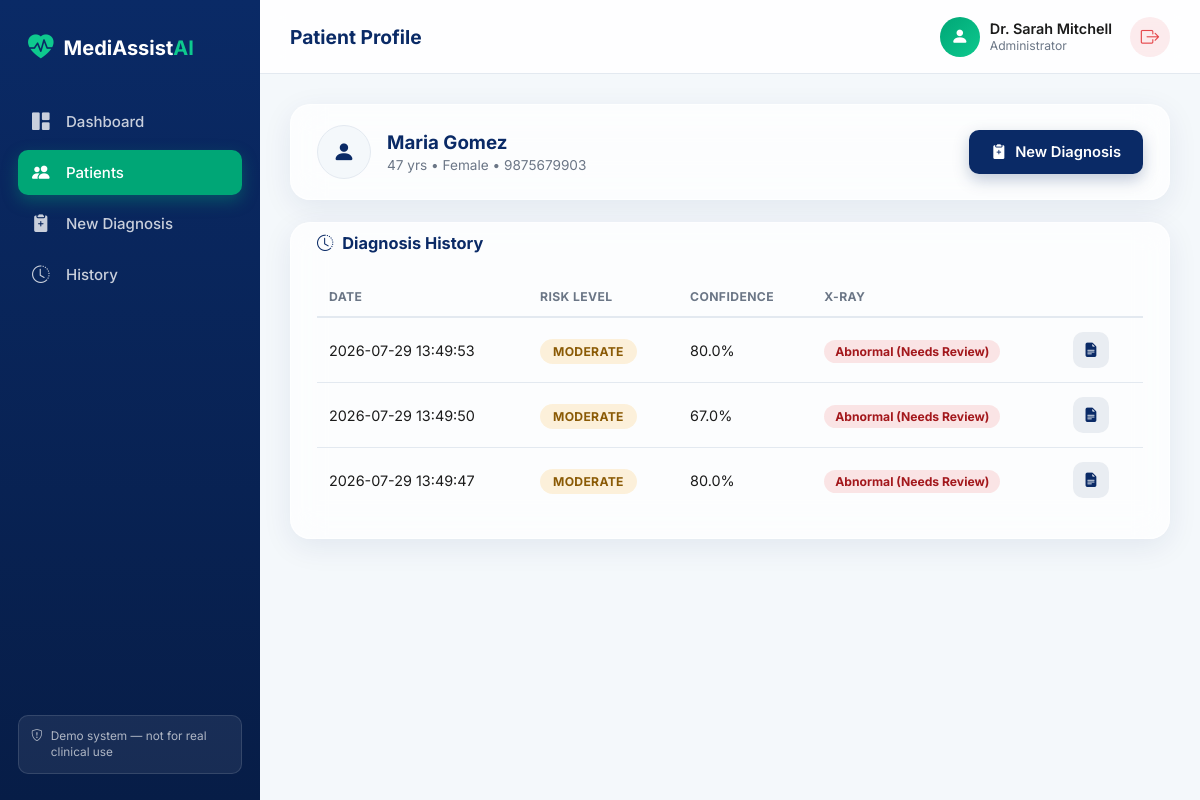
Screenshot of /patients/2 (signed in) with the database file from the repository.
### tables this page shows
CREATE TABLE patients (
            id INTEGER PRIMARY KEY AUTOINCREMENT,
            full_name TEXT NOT NULL,
            age INTEGER NOT NULL,
            gender TEXT NOT NULL,
            contact TEXT,
            created_by INTEGER,
            created_at TIMESTAMP DEFAULT CURRENT_TIMESTAMP,
            FOREIGN KEY (created_by) REFERENCES users (id)
        );

CREATE TABLE diagnoses (
            id INTEGER PRIMARY KEY AUTOINCREMENT,
            patient_id INTEGER NOT NULL,
            symptoms_json TEXT NOT NULL,
            risk_level TEXT NOT NULL,
            confidence REAL NOT NULL,
            xray_filename TEXT,
            xray_result TEXT,
            xray_confidence REAL,
            notes TEXT,
            created_at TIMESTAMP DEFAULT CURRENT_TIMESTAMP,
            FOREIGN KEY (patient_id) REFERENCES patients (id)
        );

### app.py (the view)
@app.route("/patients/<int:patient_id>")
@login_required
def patient_detail(patient_id):
    conn = get_connection()
    patient = conn.execute("SELECT * FROM patients WHERE id = ?", (patient_id,)).fetchone()
    if not patient:
        conn.close()
        flash("Patient not found.", "danger")
        return redirect(url_for("patients"))
    diagnoses = conn.execute(
        "SELECT * FROM diagnoses WHERE patient_id = ? ORDER BY created_at DESC",
        (patient_id,),
    ).fetchall()
    conn.close()
    return render_template("patient_detail.html", patient=patient, diagnoses=diagnoses)

### app.py (called while the page is built)
def login_required(view_func):
    from functools import wraps
    @wraps(view_func)
    def wrapped(*args, **kwargs):
        if "user_id" not in session:
            flash("Please log in to continue.", "warning")
            return redirect(url_for("login"))
        return view_func(*args, **kwargs)
    return wrapped

### database/db_setup.py (called while the page is built)
def get_connection():
    os.makedirs(os.path.dirname(Config.DATABASE_PATH), exist_ok=True)
    conn = sqlite3.connect(Config.DATABASE_PATH)
    conn.row_factory = sqlite3.Row  # lets us access columns by name
    return conn

### templates/patient_detail.html (shortened to what this page needs)
{% extends "base.html" %}
{% block page_title %}Patient Profile{% endblock %}
{% block content %}
<div class="patient-banner glass-card">
    <div class="table-avatar table-avatar-lg"><i class="bi bi-person-fill"></i></div>
    <div>
        <h3>{{ patient['full_name'] }}</h3>
        <span>{{ patient['age'] }} yrs • {{ patient['gender'] }} • {{ patient['contact'] or 'No contact on file' }}</span>
    </div>
    <a href="{{ url_for('diagnose', patient_id=patient['id']) }}" class="btn-primary ml-auto">
        <i class="bi bi-clipboard2-plus-fill"></i> New Diagnosis
    </a>
</div>
<div class="panel-card glass-card table-card">
    <h3><i class="bi bi-clock-history"></i> Diagnosis History</h3>
    {% if diagnoses %}
    <table class="data-table">
        <thead>
            <tr>
                <th>Date</th>
                <th>Risk Level</th>
                <th>Confidence</th>
                <th>X-Ray</th>
                <th></th>
            </tr>
        </thead>
        <tbody>
        {% for d in diagnoses %}
            <tr>
                <td>{{ d['created_at'] }}</td>
                <td><span class="risk-pill risk-{{ d['risk_level']|lower }}">{{ d['risk_level'] }}</span></td>
                <td>{{ (d['confidence'] * 100) | round(1) }}%</td>
                <td>
                    {% if d['xray_result'] %}
                        <span class="xray-result-tag {% if 'Abnormal' in d['xray_result'] %}xray-abnormal{% else %}xray-normal{% endif %}">
                            {{ d['xray_result'] }}
                        </span>
                    {% else %}
                        <span class="text-muted">Not provided</span>
                    {% endif %}
                </td>
                <td class="table-actions">
                    <a href="{{ url_for('report', diagnosis_id=d['id']) }}" class="btn-icon" title="View Report">
                        <i class="bi bi-file-earmark-text-fill"></i>
                    </a>
                </td>
            </tr>
        {% endfor %}
        </tbody>
    </table>
    {% else %}
    <p class="empty-state">No diagnosis history yet for this patient.</p>
    {% endif %}
</div>
{% endblock %}

### static/css/style.css (style rules this page uses)
:root { --primary: #0A2A66; --primary-light: #123a8a; --secondary: #00A676; --secondary-light: #0ec98e; --bg: #F4F8FB; --card: #ffffff; --text: #1B1B1B; --text-muted: #6b7686; --danger: #E5484D; --warning: #F5A623; --border: #e3e9f0; --radius-lg: 20px; --radius-md: 14px; --radius-sm: 10px; --shadow-soft: 0 8px 30px rgba(10, 42, 102, 0.08); --shadow-hover: 0 14px 40px rgba(10, 42, 102, 0.14); }
* { box-sizing: border-box; }
body { margin: 0; font-family: 'Inter', -apple-system, BlinkMacSystemFont, sans-serif; background: var(--bg); color: var(--text); -webkit-font-smoothing: antialiased; }
a { text-decoration: none; color: inherit; }
.glass-card { background: rgba(255, 255, 255, 0.75); backdrop-filter: blur(16px); -webkit-backdrop-filter: blur(16px); border: 1px solid rgba(255, 255, 255, 0.6); border-radius: var(--radius-lg); box-shadow: var(--shadow-soft); transition: transform 0.25s ease, box-shadow 0.25s ease; }
.panel-card { padding: 26px; }
.panel-card h3 { margin: 0 0 18px 0; font-size: 1.02rem; font-weight: 700; color: var(--primary); display: flex; align-items: center; gap: 9px; }
.risk-pill { padding: 5px 13px; border-radius: 30px; font-size: 0.76rem; font-weight: 700; text-transform: uppercase; letter-spacing: 0.3px; }
.risk-moderate { background: rgba(245,166,35,0.16); color: #8a5a05; }
.btn-primary, .btn-primary-full, .btn-secondary { display: inline-flex; align-items: center; justify-content: center; gap: 9px; padding: 13px 22px; border-radius: var(--radius-sm); font-weight: 600; font-size: 0.92rem; border: none; cursor: pointer; transition: all 0.2s ease; }
.btn-primary { background: var(--primary); color: #fff; box-shadow: 0 6px 16px rgba(10,42,102,0.25); }
.btn-icon { width: 36px; height: 36px; display: inline-flex; align-items: center; justify-content: center; border-radius: 10px; background: rgba(10,42,102,0.08); color: var(--primary); margin-right: 6px; transition: all 0.2s ease; }
.patient-banner { display: flex; align-items: center; gap: 16px; padding: 20px 26px; margin-bottom: 22px; }
.patient-banner h3 { margin: 0; color: var(--primary); }
.patient-banner span { font-size: 0.85rem; color: var(--text-muted); }
.ml-auto { margin-left: auto; }
.table-card { padding: 10px 26px 26px 26px; }
.data-table { width: 100%; border-collapse: collapse; }
.data-table th { text-align: left; font-size: 0.76rem; text-transform: uppercase; letter-spacing: 0.4px; color: var(--text-muted); padding: 18px 12px 12px 12px; border-bottom: 2px solid var(--border); }
.data-table td { padding: 14px 12px; border-bottom: 1px solid var(--border); font-size: 0.9rem; }
.data-table tr:last-child td { border-bottom: none; }
.table-avatar { width: 34px; height: 34px; border-radius: 50%; background: var(--bg); border: 1px solid var(--border); display: flex; align-items: center; justify-content: center; color: var(--primary); }
.table-avatar-lg { width: 54px; height: 54px; font-size: 1.4rem; }
.table-actions { white-space: nowrap; }
.xray-result-tag { padding: 4px 11px; border-radius: 20px; font-size: 0.76rem; font-weight: 700; }
.xray-abnormal { background: rgba(229,72,77,0.14); color: #a3181c; }

### rows the page displays
patients: full_name "Maria Gomez", age "47", gender "Female", contact "9875679903"
diagnoses: created_at "2026-07-29 13:49:53", risk_level "MODERATE", (d['confidence']*100)|round(1) "80.0", xray_result "Abnormal (Needs Review)"
diagnoses: created_at "2026-07-29 13:49:50", risk_level "MODERATE", (d['confidence']*100)|round(1) "67.0", xray_result "Abnormal (Needs Review)"
diagnoses: created_at "2026-07-29 13:49:47", risk_level "MODERATE", (d['confidence']*100)|round(1) "80.0", xray_result "Abnormal (Needs Review)"

### other values shown
{{ session.get('full_name') }} "Dr. Sarah Mitchell"
{{ session.get('role') }} "Administrator"
